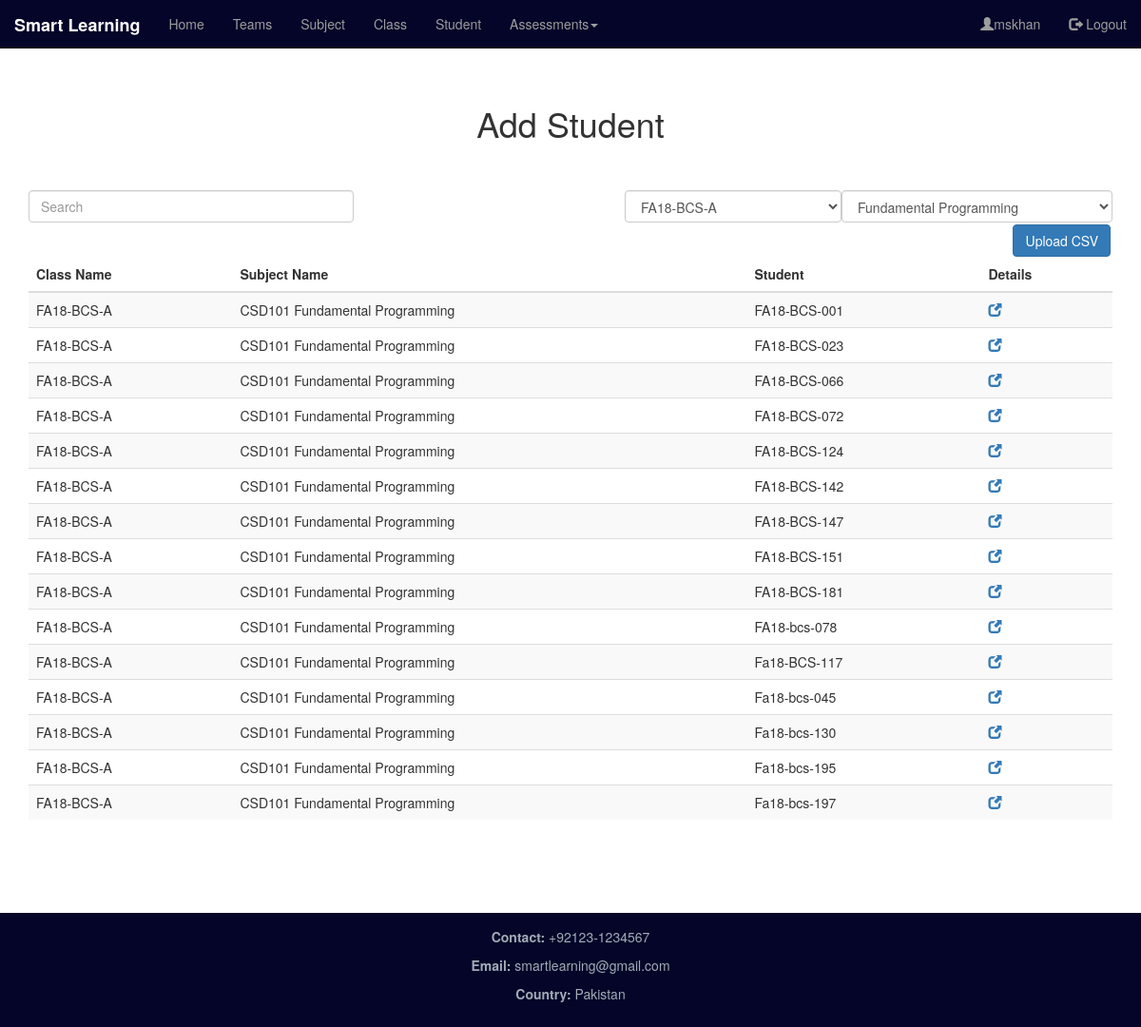
Screenshot of /dashboard/enroll_student_class/ (signed in) with the database file from the repository.
### dashboard_app/models.py (models this page shows, shortened)
class Student_Enroll(models.Model):
    s_class=models.ForeignKey(Class, on_delete=models.CASCADE )
    s_subject=models.ForeignKey(Subject, on_delete=models.CASCADE)
    s_student= models.ForeignKey(Student, on_delete=models.CASCADE)
    class Meta:
        unique_together = (('s_subject', 's_student','s_class'),)

class Class(models.Model):
    c_name=models.CharField(max_length=256, primary_key=True)
    def __str__(self):
        return self.c_name

class Subject(models.Model):
    sub_teacher=models.ForeignKey(Teacher, on_delete=models.CASCADE)
    sub_id=models.CharField(max_length=20, primary_key=True)
    sub_name=models.CharField(max_length=100)
    def __str__(self):
        return  self.sub_id+" "+self.sub_name + " "

class Student(models.Model):
    s_roll_number=models.CharField(max_length=15, primary_key=True)
    s_first_name=models.CharField(max_length=256)
    s_last_name=models.CharField(max_length=256)
    s_gender=models.CharField(max_length=1, choices=gender_list)
    s_department=models.CharField(max_length=3, choices=department_list)
    def __str__(self):
        return self.s_roll_number

### dashboard_app/views.py (the view, shortened to what this page needs)
# urls.py: path('enroll_student_class/',views.Enroll_Student_class_view, name='enroll_student_class_page'),
def Enroll_Student_class_view(request):
    if request.user.is_authenticated:
        if request.session.has_key('username'):
            name=request.session['username']
            form=form_enrole_student()
            up_form=file_upload_form()
            ca_user=User.objects.get(username=request.user)
            c_user=Teacher.objects.get(t_teacher=ca_user)
            sub_list=Subject.objects.filter(sub_teacher=c_user)
            class_list=Class.objects.all()
            data=Student_Enroll.objects.filter(s_subject= sub_list[0], s_class=class_list[0])
            return render(request, 'dashboard_app/student_marks.html',{'form':form,'up_form':up_form, 'name':name,'data':data ,'sub_list':sub_list,'class_list':class_list})
        else:
            return redirect('/')
    else:
        return redirect('/')

### dashboard_app/forms.py
class form_enrole_student(forms.ModelForm):
    class Meta:
        model= Student_Enroll
        fields='__all__'
        widgets={
            's_class': forms.Select(attrs={
                'class': 'form-control'
            }),
            's_subject': forms.Select(attrs={
                'class': 'form-control',
            }),
            's_student': forms.Select(attrs={
                'class':'form-control'
            })
        }
        labels={'s_class':'Class','s_subject':'Subject','s_student':'Students'}

class file_upload_form(forms.ModelForm):
    class Meta:
        model=uploaded_csv
        fields= ('file_upload',)
        widgets={
        'file_upload':forms.FileInput(attrs={'class':'form-control','accept': ".csv"})
        }

### templates/dashboard_app/student_marks.html (shortened to what this page needs)
<!DOCTYPE html>
{% extends "base.html" %}
{% load staticfiles %}
{% block body_block %}
<div class="container-fliuid" style=" margin-top: 60px;min-height: 800px">
  <h1 class="text-center">Add Student</h1><br><br>
  <select class="form-control" name="subject_sel" style="width: 25% ;float: right" id="sub_select">
  {% for i in sub_list %}
  <option value="{{i.sub_id}}">{{i.sub_name}}</option>
  {% endfor %}
</select>
    <select class="form-control" id="class_select" style="width: 20%; float: right;">
      {% for i in class_list %}
      <option value="{{i.c_name}}">{{i.c_name}}</option>
      {% endfor %}
    </select>
  <input type="text" class="form-control" id="myInput" placeholder="Search" style="width: 30%">
  <button class="btn btn-primary" style="float: right; margin-top: 2px; margin-right: 2px" id="up_btn">Upload CSV</button>
  <div>
    <table class="table table-striped">
      <thead>
        <th>Class Name</th>
        <th>Subject Name</th>
        <th>Student</th>
        <th>Details</th>
      </thead>
      <tbody id="myTable">
        {% for i in data %}
        <tr>
          <td>{{i.s_class}}</td>
          <td>{{i.s_subject}}</td>
          <td>{{i.s_student}}</td>
          <td><a href="{% url 'dashboard_app:student_detail_page' i.s_student %}" class="glyphicon glyphicon-new-window"></a></td>
        </tr>
        {% endfor %}
      </tbody>
    </table>
  </div>
</div>
{% endblock %}

### templates/base.html (shortened to what this page needs)
<!DOCTYPE html>
{% load staticfiles %}
<html lang="en">
<head>
  <link rel="stylesheet" href="https://maxcdn.bootstrapcdn.com/bootstrap/3.3.2/css/bootstrap.min.css">
  <link rel="stylesheet" href="https://maxcdn.bootstrapcdn.com/bootstrap/3.4.0/css/bootstrap.min.css">
  <link rel="stylesheet" href="{% static "dashboard_app/css/main.css"%}">
  <link rel="stylesheet" href="//code.jquery.com/ui/1.12.1/themes/base/jquery-ui.css">
</head>
<body>
  <nav class="navbar navbar-inverse navbar-fixed-top ">
    <div class="container-fluid">
      <div class="navbar-header">
        <a class="navbar-brand" href="{% url 'dashboard_app:dashboard_page' %}"><b>Smart Learning</b></a>
      </div>
      <div class="collapse navbar-collapse" id="myNavbar">
        <ul class="nav navbar-nav">
          <li id="home_li"><a href="{% url 'dashboard_app:dashboard_page' %}">Home</a></li>
          <li id="team_li"><a href="{% url 'dashboard_app:group_page' %}">Teams</a></li>
          <li id="subject_li"><a href="{% url 'dashboard_app:enroll_subject_page' %}">Subject</a></li>
          <li><a href="{% url 'dashboard_app:enroll_class_page' %}">Class</a></li>
          <li><a href="{% url 'dashboard_app:enroll_student_class_page' %}">Student</a></li>
          <li id="add_li" class="dropdown"><a class="dropdown-toggle" data-toggle="dropdown" href="{% url 'dashboard_app:enroll_class_page' %}">Assessments<span class="caret"></span></a>
          </li>
        </ul>
        <ul class="nav navbar-nav navbar-right">
          <li><a ><span class="glyphicon glyphicon-user"></span>{{ name }}</a></li>
          <li><a href="{% url 'login_app:logout_page' %}"><span class="glyphicon glyphicon-log-out"></span> Logout</a></li>
        </ul>
      </div>
    </div>
  </nav>
<div class="container-fluid text-center">
  <div class="row content">
    <div class="col-xs-12 text-left">
      <div class="container">
        {% block body_block %}
        {% endblock %}
      </div>
    </div>
  </div>
</div>
<footer class="container-fluid text-center" style="margin-top: 50px;">
  <p><b>Contact:</b> +92123-1234567</p>
  <p><b>Email:</b> smartlearning@gmail.com</p>
  <p><b>Country:</b> Pakistan</p>
</footer>
</body>
</html>

### statics/dashboard_app/css/main.css (style rules this page uses)
.navbar { margin-bottom: 0; border-radius: 0; background-color:#040528; }
.container { height: 110% auto; margin-top: 50px; }
.row.content { height: 450px }
footer { background-color:#040528; color: #a3abb7; padding: 15px; bottom:0px; height:20%; }

### rows the page displays
Student_Enroll: s_class "FA18-BCS-A", s_subject "CSD101 Fundamental Programming", s_student "FA18-BCS-001"
Student_Enroll: s_class "FA18-BCS-A", s_subject "CSD101 Fundamental Programming", s_student "FA18-BCS-023"
Student_Enroll: s_class "FA18-BCS-A", s_subject "CSD101 Fundamental Programming", s_student "FA18-BCS-066"
Student_Enroll: s_class "FA18-BCS-A", s_subject "CSD101 Fundamental Programming", s_student "FA18-BCS-072"
Student_Enroll: s_class "FA18-BCS-A", s_subject "CSD101 Fundamental Programming", s_student "FA18-BCS-124"
Student_Enroll: s_class "FA18-BCS-A", s_subject "CSD101 Fundamental Programming", s_student "FA18-BCS-142"
Student_Enroll: s_class "FA18-BCS-A", s_subject "CSD101 Fundamental Programming", s_student "FA18-BCS-147"
Student_Enroll: s_class "FA18-BCS-A", s_subject "CSD101 Fundamental Programming", s_student "FA18-BCS-151"
Student_Enroll: s_class "FA18-BCS-A", s_subject "CSD101 Fundamental Programming", s_student "FA18-BCS-181"
Student_Enroll: s_class "FA18-BCS-A", s_subject "CSD101 Fundamental Programming", s_student "FA18-bcs-078"
Student_Enroll: s_class "FA18-BCS-A", s_subject "CSD101 Fundamental Programming", s_student "Fa18-BCS-117"
Student_Enroll: s_class "FA18-BCS-A", s_subject "CSD101 Fundamental Programming", s_student "Fa18-bcs-045"
Student_Enroll: s_class "FA18-BCS-A", s_subject "CSD101 Fundamental Programming", s_student "Fa18-bcs-130"
Student_Enroll: s_class "FA18-BCS-A", s_subject "CSD101 Fundamental Programming", s_student "Fa18-bcs-195"
Student_Enroll: s_class "FA18-BCS-A", s_subject "CSD101 Fundamental Programming", s_student "Fa18-bcs-197"

### other values shown
{{ name }} "mskhan"
form field subject_sel "Fundamental Programming"
form field value "FA18-BCS-A"
